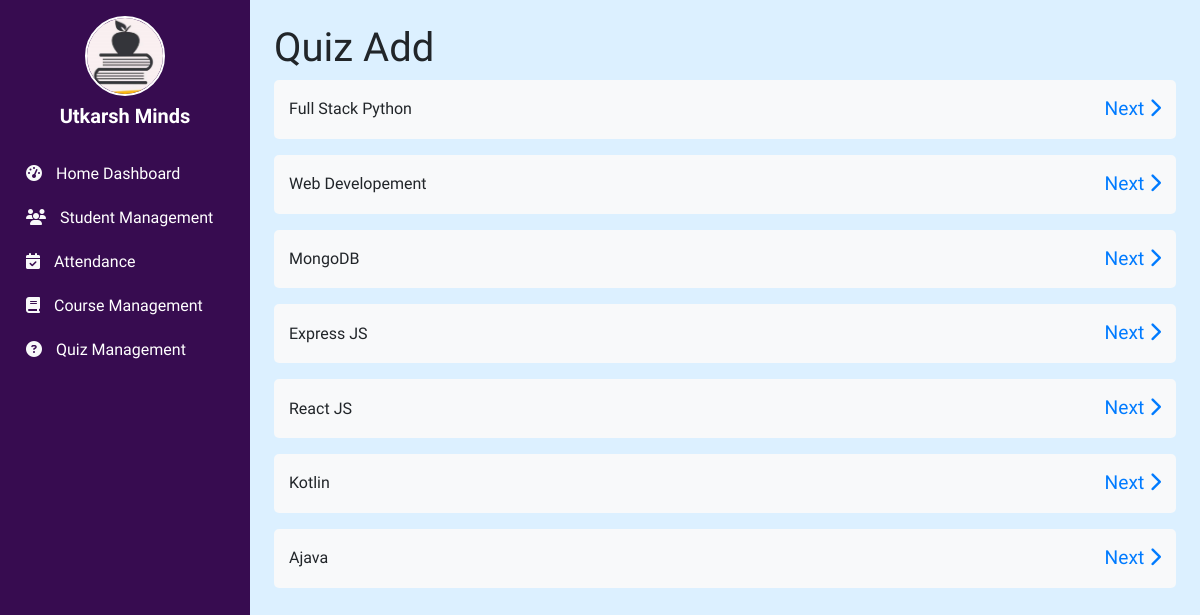
The app's page /quizmgt/quiz_add with its own data.
### coursemgt/models.py (models this page shows)
class Course(models.Model):
    c_id = models.TextField(primary_key=True)
    cname = models.CharField(max_length=255)
    cduration = models.IntegerField()
    def __str__(self):
        return self.cname

### quizmgt/views.py (the view)
# urls.py: path("quiz_add", views.quiz_add, name="quiz_add"),
def quiz_add(request):
    courses = Course.objects.all()
    return render(request, "quizmgt/quiz_add.html",{'courses':courses})

### dump/quizmgt/templates/quizmgt/quiz_add.html (shortened to what this page needs)
{% extends "base.html" %}
{% block body %}
<h1>Quiz Add</h1>
<div class="list-group">
    {% for c in courses %}
    <div class="d-flex justify-content-between align-items-center mb-3 course-list-item">
        <span>{{c}}</span>
        <a href="/quizmgt/subject_select/{{ c.c_id }}" class="next-btn">
            Next <i class="fa-solid fa-chevron-right"></i>
        </a>
    </div>
    {% endfor %}
</div>
{% endblock body %}

### static/css/base_style.css (style rules this page uses)
body { margin: 0; padding: 0; font-family: "Quicksand", sans-serif; font-optical-sizing: auto; font-style: normal; }

### dump/quizmgt/templates/quizmgt/quiz_add.html (style rules this page uses)
.course-list-item { padding: 15px; background-color: #f8f9fa; border-radius: 5px; transition: background-color 0.2s ease; }
.next-btn { color: #007bff; font-size: 1.2rem; }

### templates/base.html (style rules this page uses)
body { background: rgb(220,240,255); background: linear-gradient(0deg, rgba(220,240,255,1) 0%); }
.d-flex { display: flex; }
.min-vh-100 { min-height: 100vh; }

### records on screen
Course: cname "Full Stack Python"
Course: cname "Web Developement"
Course: cname "MongoDB"
Course: cname "Express JS"
Course: cname "React JS"
Course: cname "Kotlin"
Course: cname "Ajava"
